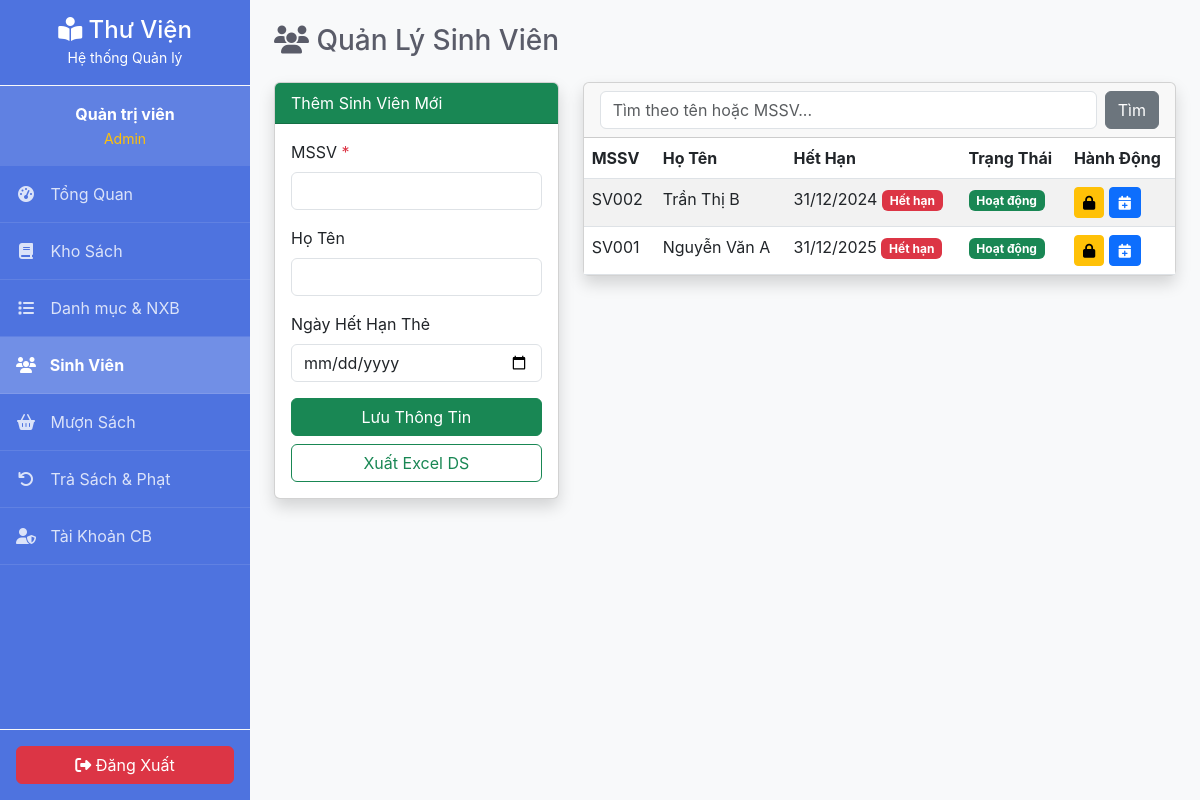
/modules/students/index.php (signed in), run on the app's committed database.
### tables this page shows
CREATE TABLE students (
    id INT AUTO_INCREMENT PRIMARY KEY,
    mssv VARCHAR(20) NOT NULL UNIQUE,
    fullname VARCHAR(100) NOT NULL,
    email VARCHAR(100),
    phone VARCHAR(20),
    card_expiry_date DATE NOT NULL,
    status ENUM('active', 'locked') DEFAULT 'active'
);

### modules/students/index.php (the view, shortened to what this page needs)
<?php
require_once '../../config/db.php';
require_once '../../includes/header.php';
$search = $_GET['search'] ?? '';
$sql = "SELECT * FROM students WHERE fullname LIKE ? OR mssv LIKE ? ORDER BY id DESC";
$stmt = $pdo->prepare($sql);
$stmt->execute(["%$search%", "%$search%"]);
$students = $stmt->fetchAll();
?>
<h3><i class="fas fa-users"></i> Quản Lý Sinh Viên</h3>
<div class="row mt-4">
    <div class="col-md-4">
        <div class="card shadow">
            <div class="card-header bg-success text-white">Thêm Sinh Viên Mới</div>
            <div class="card-body">
                <form method="POST">
                    <div class="mb-3">
                        <label class="form-label">MSSV <span class="text-danger">*</span></label>
                        <input type="text" name="mssv" class="form-control" required pattern="[A-Za-z0-9]+" title="Chỉ gồm chữ và số">
                    </div>
                    <div class="mb-3">
                        <label class="form-label">Họ Tên</label>
                        <input type="text" name="fullname" class="form-control" required>
                    </div>
                    <div class="mb-3">
                        <label class="form-label">Ngày Hết Hạn Thẻ</label>
                        <input type="date" name="expiry" class="form-control" required>
                    </div>
                    <button type="submit" name="add_student" class="btn btn-success w-100">Lưu Thông Tin</button>
                    <a href="export.php" class="btn btn-outline-success w-100 mt-2">Xuất Excel DS</a>
                </form>
            </div>
        </div>
    </div>
    <div class="col-md-8">
        <div class="card shadow">
            <div class="card-header">
                <form class="d-flex" method="GET">
                    <input type="text" name="search" class="form-control me-2" placeholder="Tìm theo tên hoặc MSSV..." value="<?php echo htmlspecialchars($search); ?>">
                    <button class="btn btn-secondary">Tìm</button>
                </form>
            </div>
            <div class="card-body p-0">
                <table class="table table-striped mb-0">
                    <thead>
                        <tr>
                            <th>MSSV</th>
                            <th>Họ Tên</th>
                            <th>Hết Hạn</th>
                            <th>Trạng Thái</th>
                            <th>Hành Động</th>
                        </tr>
                    </thead>
                    <tbody>
                        <?php foreach($students as $s): ?>
                        <tr>
                            <td><?php echo $s['mssv']; ?></td>
                            <td><?php echo htmlspecialchars($s['fullname']); ?></td>
                            <td>
                                <?php
                                    echo date('d/m/Y', strtotime($s['card_expiry_date']));
                                    if(strtotime($s['card_expiry_date']) < time()) echo ' <span class="badge bg-danger">Hết hạn</span>';
                                ?>
                            </td>
                            <td>
                                <?php if($s['status'] == 'active'): ?>
                                    <span class="badge bg-success">Hoạt động</span>
                                <?php else: ?>
                                    <span class="badge bg-secondary">Bị khóa</span>
                                <?php endif; ?>
                            </td>
                            <td>
                                <a href="index.php?lock=<?php echo $s['id']; ?>" class="btn btn-sm btn-<?php echo $s['status'] == 'active' ? 'warning' : 'info'; ?>">
                                    <i class="fas fa-<?php echo $s['status'] == 'active' ? 'lock' : 'unlock'; ?>"></i>
                                </a>
                                <button type="button" class="btn btn-sm btn-primary" data-bs-toggle="modal" data-bs-target="#renewModal"
                                    onclick="openRenewModal(<?php echo $s['id']; ?>, '<?php echo $s['fullname']; ?>', '<?php echo $s['card_expiry_date']; ?>')">
                                    <i class="fas fa-calendar-plus"></i>
                                </button>
                            </td>
                        </tr>
                        <?php endforeach; ?>
                    </tbody>
                </table>
            </div>
        </div>
    </div>
</div>
<?php require_once '../../includes/footer.php'; ?>

### assets/css/style.css (style rules this page uses)
:root { --primary-color: #4e73df; --secondary-color: #858796; --success-color: #1cc88a; --info-color: #36b9cc; --warning-color: #f6c23e; --danger-color: #e74a3b; --light-color: #f8f9fa; --dark-color: #5a5c69; }
body { font-family: 'Nunito', -apple-system, BlinkMacSystemFont, "Segoe UI", Roboto, "Helvetica Neue", Arial, sans-serif; background-color: #f8f9fa; color: #5a5c69; }

### data on the page
students: mssv "SV002", fullname "Trần Thị B", card_expiry_date "31/12/2024", shows "Hết hạn", status "Hoạt động"
students: mssv "SV001", fullname "Nguyễn Văn A", card_expiry_date "31/12/2025", shows "Hết hạn", status "Hoạt động"

### other printed values
$_SESSION['fullname'] "Quản trị viên"
$_SESSION['role'] "Admin"
